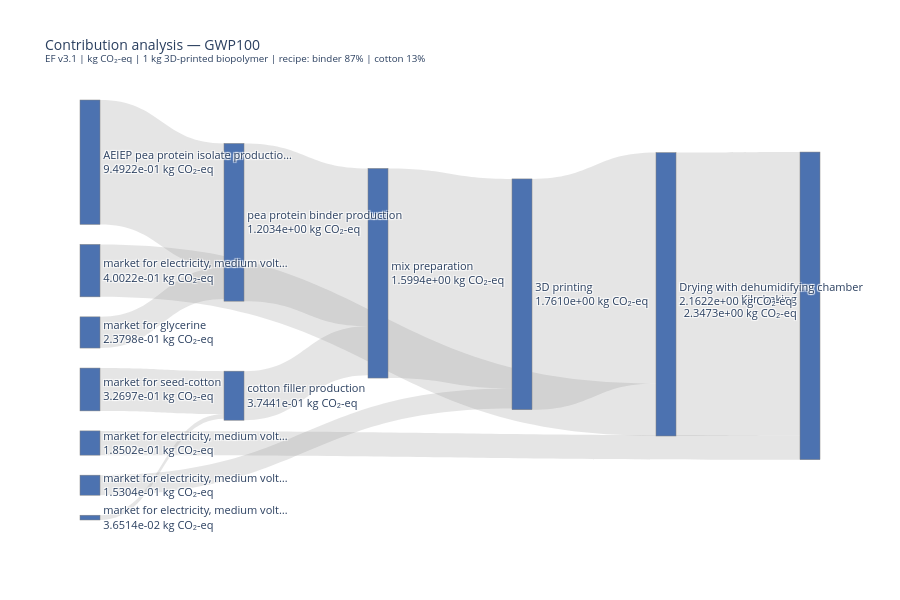
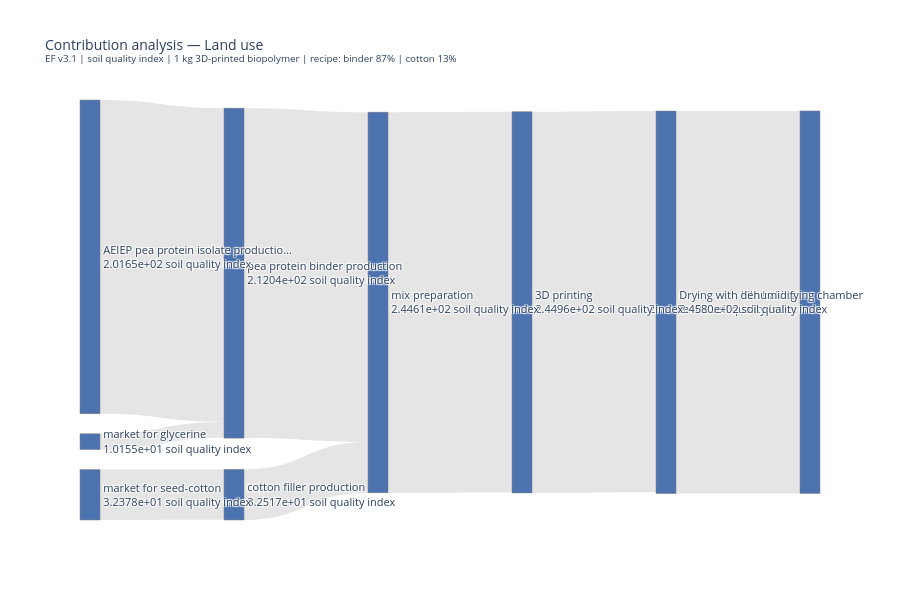
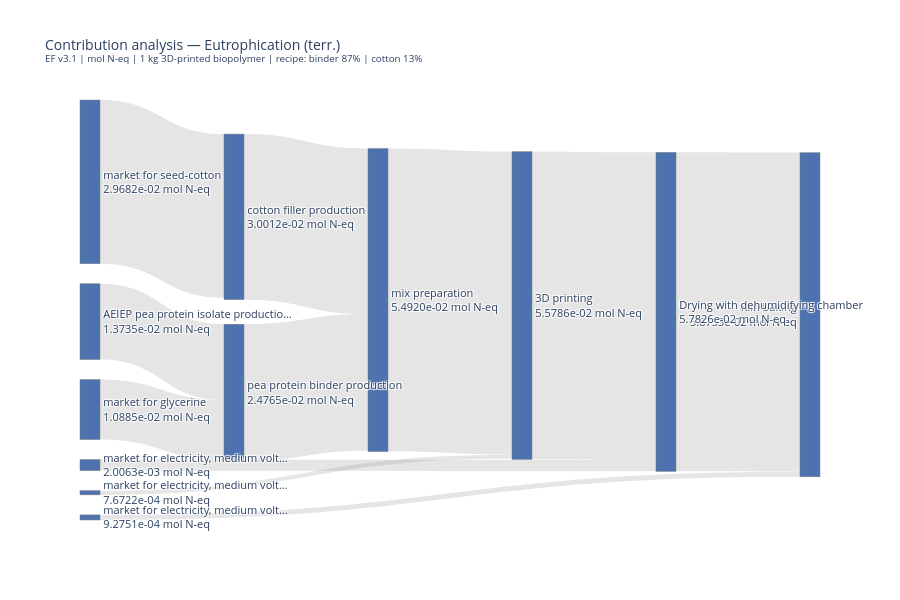

The cell these charts' notebook holds for them, in order:
### Code cell
# ── Retrieve mix preparation activity ────────────────────────────────────────
mix_act = bd.get_node(database=DB_NAME, name="mix preparation")

# ── Save original exchange amounts ───────────────────────────────────────────
originals = {}
for exc in mix_act.exchanges():
    if exc["type"] == "technosphere":
        originals[exc.input["name"]] = exc["amount"]

print("Original exchange amounts saved.")

# ── Update exchange amounts to generated recipe ───────────────────────────────
binder_act = bd.get_node(database=DB_NAME, name="pea protein binder production")

for exc in mix_act.exchanges():
    if exc["type"] != "technosphere":
        continue
    input_name = exc.input["name"]

    if input_name == "pea protein binder production":
        exc["amount"] = binder_fraction
        exc.save()
    elif input_name in filler_splits:
        exc["amount"] = filler_splits[input_name]
        exc.save()
    elif input_name in [n for n in FILLER_NAMES]:
        # zero out fillers not in this recipe
        exc["amount"] = 0.0
        exc.save()

print("Database updated with generated recipe.")

# ── Run contribution analysis and Sankey ──────────────────────────────────────
CUTOFF_NAMES = {
    'market for electricity, medium voltage',
    'market for electricity, high voltage',
    'electricity voltage transformation from high to medium voltage',
    'market for transport, freight, lorry, unspecified',
    'market for industrial machine, heavy, unspecified',
}

ca_dict = {}
for label, method in FOCAL_METHODS.items():
    print(f"Computing contribution analysis: {label}...")
    ca = bwa.utils.recursive_calculation_to_object(
        ref,
        method,
        amount=1,
        max_level=5,
    )
    ca_dict[label] = pd.DataFrame(ca)
    print(f"  → {len(ca_dict[label])} nodes")

for label, method in FOCAL_METHODS.items():
    ca = ca_dict[label].copy()

    cutoff_labels = set(ca.loc[ca["name"].isin(CUTOFF_NAMES), "label"])
    ca_filtered = ca[~ca["parent"].isin(cutoff_labels)].copy()

    labels_list  = ca_filtered["label"].tolist()
    label_to_idx = {l: i for i, l in enumerate(labels_list)}

    unit = {
        "GWP100":                 "kg CO₂-eq",
        "Land use":               "soil quality index",
        "Eutrophication (terr.)": "mol N-eq",
    }[label]

    recipe_summary = f"binder {binder_fraction*100:.0f}%"
    for name, frac in filler_splits.items():
        recipe_summary += f" | {name.replace(' production','').replace(' filler','').strip()} {frac*100:.0f}%"

    display_names = [
        short_name(row["name"]) + f"<br>{row['score']:.4e} {unit}"
        for _, row in ca_filtered.iterrows()
    ]

    sources, targets, values, link_labels = [], [], [], []

    for _, row in ca_filtered.iterrows():
        if row["parent"] is None or row["parent"] not in label_to_idx:
            continue
        src = label_to_idx[row["label"]]
        tgt = label_to_idx[row["parent"]]
        sources.append(src)
        targets.append(tgt)
        values.append(abs(row["score"]))
        link_labels.append(
            f"{short_name(row['name'], 25)} → "
            f"{ca_filtered.loc[ca_filtered.label == row['parent'], 'name'].values[0][:25]}<br>"
            f"{row['score']:.4e} {unit} ({row['fraction']*100:.1f}%)"
        )

    fig = go.Figure(go.Sankey(
        arrangement="snap",
        node=dict(
            pad=20,
            thickness=20,
            line=dict(color="grey", width=0.5),
            label=display_names,
            color="#4C72B0",
        ),
        link=dict(
            source=sources,
            target=targets,
            value=values,
            label=link_labels,
            color="rgba(150,150,150,0.25)",
        ),
    ))

    fig.update_layout(
        title=dict(
            text=f"Contribution analysis — {label}<br>"
                 f"<sup>EF v3.1 | {unit} | 1 kg 3D-printed biopolymer | "
                 f"recipe: {recipe_summary}</sup>",
            font_size=14,
        ),
        font_size=11,
        height=600,
    )

    fig.show()
    safe_label = label.replace(' ', '_').replace('(', '').replace(')', '').replace('.', '')
    fig.write_html(f"../results/figures/S3_sankey_{safe_label}.html")
    print(f"Saved: S3_sankey_{safe_label}.html")

# ── Restore original exchange amounts ─────────────────────────────────────────
for exc in mix_act.exchanges():
    if exc["type"] == "technosphere" and exc.input["name"] in originals:
        exc["amount"] = originals[exc.input["name"]]
        exc.save()

print("\nDatabase restored to Recipe 1 defaults.")

### Figure 1 — Plotly figure (JSON) as saved in the notebook; plotly's stock layout.template omitted (floating-point values rounded to 4 significant figures)
{"data": [{"arrangement": "snap", "link": {"color": "rgba(150,150,150,0.25)", "label": ["Drying with dehumidifying… → Kiln baking<br>2.1622e+00 kg CO₂-eq (92.1%)", "3D printing → Drying with dehumidifying<br>1.7610e+00 kg CO₂-eq (75.0%)", "mix preparation → 3D printing<br>1.5994e+00 kg CO₂-eq (68.1%)", "pea protein binder produc… → mix preparation<br>1.2034e+00 kg CO₂-eq (51.3%)", "AEIEP pea protein isolate… → pea protein binder produc<br>9.4922e-01 kg CO₂-eq (40.4%)", "market for glycerine → pea protein binder produc<br>2.3798e-01 kg CO₂-eq (10.1%)", "cotton filler production → mix preparation<br>3.7441e-01 kg CO₂-eq (16.0%)", "market for seed-cotton → cotton filler production<br>3.2697e-01 kg CO₂-eq (13.9%)", "market for electricity, m… → cotton filler production<br>3.6514e-02 kg CO₂-eq (1.6%)", "market for electricity, m… → 3D printing<br>1.5304e-01 kg CO₂-eq (6.5%)", "market for electricity, m… → Drying with dehumidifying<br>4.0022e-01 kg CO₂-eq (17.1%)", "market for electricity, m… → Kiln baking<br>1.8502e-01 kg CO₂-eq (7.9%)"], "source": [1, 2, 3, 4, 5, 6, 7, 8, 9, 10, 11, 12], "target": [0, 1, 2, 3, 4, 4, 3, 7, 7, 2, 1, 0], "value": [2.162, 1.761, 1.599, 1.203, 0.9492, 0.238, 0.3744, 0.327, 0.03651, 0.153, 0.4002, 0.185]}, "node": {"color": "#4C72B0", "label": ["Kiln baking<br>2.3473e+00 kg CO₂-eq", "Drying with dehumidifying chamber<br>2.1622e+00 kg CO₂-eq", "3D printing<br>1.7610e+00 kg CO₂-eq", "mix preparation<br>1.5994e+00 kg CO₂-eq", "pea protein binder production<br>1.2034e+00 kg CO₂-eq", "AEIEP pea protein isolate productio…<br>9.4922e-01 kg CO₂-eq", "market for glycerine<br>2.3798e-01 kg CO₂-eq", "cotton filler production<br>3.7441e-01 kg CO₂-eq", "market for seed-cotton<br>3.2697e-01 kg CO₂-eq", "market for electricity, medium volt…<br>3.6514e-02 kg CO₂-eq", "market for electricity, medium volt…<br>1.5304e-01 kg CO₂-eq", "market for electricity, medium volt…<br>4.0022e-01 kg CO₂-eq", "market for electricity, medium volt…<br>1.8502e-01 kg CO₂-eq"], "line": {"color": "grey", "width": 0.5}, "pad": 20, "thickness": 20}, "type": "sankey"}], "layout": {"font": {"size": 11}, "height": 600, "title": {"font": {"size": 14}, "text": "Contribution analysis — GWP100<br><sup>EF v3.1 | kg CO₂-eq | 1 kg 3D-printed biopolymer | recipe: binder 87% | cotton 13%</sup>"}}}

### Figure 2 — Plotly figure (JSON) as saved in the notebook; plotly's stock layout.template omitted (floating-point values rounded to 4 significant figures)
{"data": [{"arrangement": "snap", "link": {"color": "rgba(150,150,150,0.25)", "label": ["Drying with dehumidifying… → Kiln baking<br>2.4580e+02 soil quality index (99.8%)", "3D printing → Drying with dehumidifying<br>2.4496e+02 soil quality index (99.5%)", "mix preparation → 3D printing<br>2.4461e+02 soil quality index (99.4%)", "pea protein binder produc… → mix preparation<br>2.1204e+02 soil quality index (86.1%)", "AEIEP pea protein isolate… → pea protein binder produc<br>2.0165e+02 soil quality index (81.9%)", "market for glycerine → pea protein binder produc<br>1.0155e+01 soil quality index (4.1%)", "cotton filler production → mix preparation<br>3.2517e+01 soil quality index (13.2%)", "market for seed-cotton → cotton filler production<br>3.2378e+01 soil quality index (13.2%)"], "source": [1, 2, 3, 4, 5, 6, 7, 8], "target": [0, 1, 2, 3, 4, 4, 3, 7], "value": [245.8, 245.0, 244.6, 212.0, 201.6, 10.15, 32.52, 32.38]}, "node": {"color": "#4C72B0", "label": ["Kiln baking<br>2.4618e+02 soil quality index", "Drying with dehumidifying chamber<br>2.4580e+02 soil quality index", "3D printing<br>2.4496e+02 soil quality index", "mix preparation<br>2.4461e+02 soil quality index", "pea protein binder production<br>2.1204e+02 soil quality index", "AEIEP pea protein isolate productio…<br>2.0165e+02 soil quality index", "market for glycerine<br>1.0155e+01 soil quality index", "cotton filler production<br>3.2517e+01 soil quality index", "market for seed-cotton<br>3.2378e+01 soil quality index"], "line": {"color": "grey", "width": 0.5}, "pad": 20, "thickness": 20}, "type": "sankey"}], "layout": {"font": {"size": 11}, "height": 600, "title": {"font": {"size": 14}, "text": "Contribution analysis — Land use<br><sup>EF v3.1 | soil quality index | 1 kg 3D-printed biopolymer | recipe: binder 87% | cotton 13%</sup>"}}}

### Figure 3 — Plotly figure (JSON) as saved in the notebook; plotly's stock layout.template omitted (floating-point values rounded to 4 significant figures)
{"data": [{"arrangement": "snap", "link": {"color": "rgba(150,150,150,0.25)", "label": ["Drying with dehumidifying… → Kiln baking<br>5.7826e-02 mol N-eq (98.4%)", "3D printing → Drying with dehumidifying<br>5.5786e-02 mol N-eq (94.9%)", "mix preparation → 3D printing<br>5.4920e-02 mol N-eq (93.5%)", "pea protein binder produc… → mix preparation<br>2.4765e-02 mol N-eq (42.2%)", "AEIEP pea protein isolate… → pea protein binder produc<br>1.3735e-02 mol N-eq (23.4%)", "market for glycerine → pea protein binder produc<br>1.0885e-02 mol N-eq (18.5%)", "cotton filler production → mix preparation<br>3.0012e-02 mol N-eq (51.1%)", "market for seed-cotton → cotton filler production<br>2.9682e-02 mol N-eq (50.5%)", "market for electricity, m… → 3D printing<br>7.6722e-04 mol N-eq (1.3%)", "market for electricity, m… → Drying with dehumidifying<br>2.0063e-03 mol N-eq (3.4%)", "market for electricity, m… → Kiln baking<br>9.2751e-04 mol N-eq (1.6%)"], "source": [1, 2, 3, 4, 5, 6, 7, 8, 9, 10, 11], "target": [0, 1, 2, 3, 4, 4, 3, 7, 2, 1, 0], "value": [0.05783, 0.05579, 0.05492, 0.02477, 0.01373, 0.01088, 0.03001, 0.02968, 0.0007672, 0.002006, 0.0009275]}, "node": {"color": "#4C72B0", "label": ["Kiln baking<br>5.8753e-02 mol N-eq", "Drying with dehumidifying chamber<br>5.7826e-02 mol N-eq", "3D printing<br>5.5786e-02 mol N-eq", "mix preparation<br>5.4920e-02 mol N-eq", "pea protein binder production<br>2.4765e-02 mol N-eq", "AEIEP pea protein isolate productio…<br>1.3735e-02 mol N-eq", "market for glycerine<br>1.0885e-02 mol N-eq", "cotton filler production<br>3.0012e-02 mol N-eq", "market for seed-cotton<br>2.9682e-02 mol N-eq", "market for electricity, medium volt…<br>7.6722e-04 mol N-eq", "market for electricity, medium volt…<br>2.0063e-03 mol N-eq", "market for electricity, medium volt…<br>9.2751e-04 mol N-eq"], "line": {"color": "grey", "width": 0.5}, "pad": 20, "thickness": 20}, "type": "sankey"}], "layout": {"font": {"size": 11}, "height": 600, "title": {"font": {"size": 14}, "text": "Contribution analysis — Eutrophication (terr.)<br><sup>EF v3.1 | mol N-eq | 1 kg 3D-printed biopolymer | recipe: binder 87% | cotton 13%</sup>"}}}
